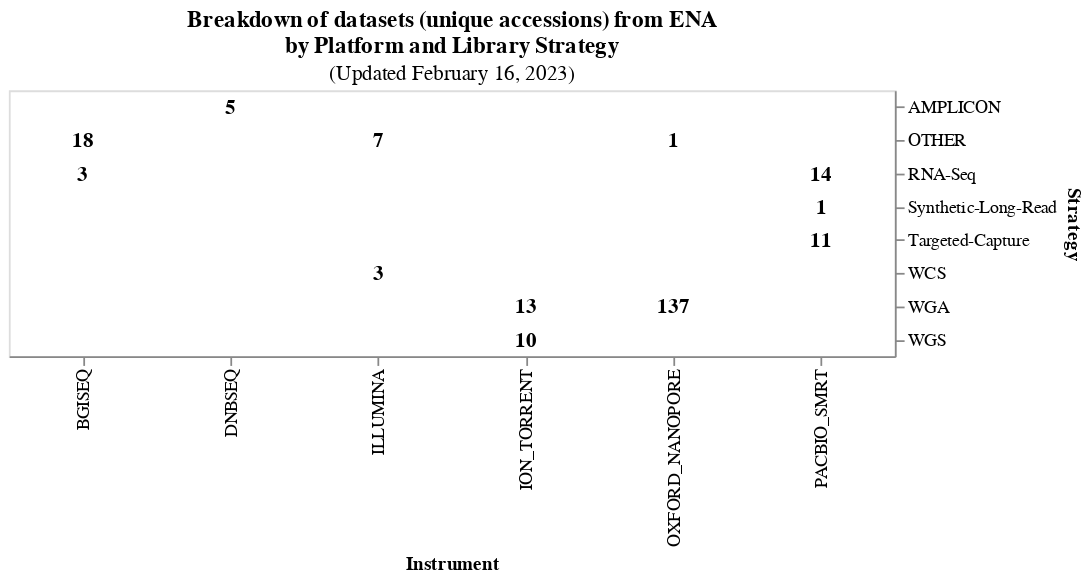

Here is the notebook cell this chart was saved with:
### Code cell
front = back.mark_text(
    align="center",
    baseline="middle",
    fontSize=12,
    fontWeight="bold",
).encode(
    text=alt.Text("run_accession:Q",format=",.0f"),
    color=alt.condition(
        alt.datum.run_accession > 200,
        alt.value("white"),
        alt.value("black")
    )
)

front

### Figure 1 — Vega-Lite specification as saved in the notebook (floating-point values rounded to 4 significant figures)
{"config": {"view": {"continuousWidth": 400, "continuousHeight": 300}}, "data": {"name": "data-112390675ef7a43e38b2c06afe6a953a"}, "mark": {"type": "text", "align": "center", "baseline": "middle", "fontSize": 12, "fontWeight": "bold"}, "encoding": {"color": {"condition": {"value": "white", "test": "(datum.run_accession > 200)"}, "value": "black"}, "text": {"field": "run_accession", "format": ",.0f", "type": "quantitative"}, "tooltip": [{"field": "instrument_platform", "title": "Machine", "type": "nominal"}, {"field": "run_accession", "title": "Number of runs", "type": "quantitative"}, {"field": "library_strategy", "title": "Protocol", "type": "nominal"}], "x": {"field": "instrument_platform", "title": "Instrument", "type": "nominal"}, "y": {"axis": {"orient": "right"}, "field": "library_strategy", "title": "Strategy", "type": "nominal"}}, "height": 150, "title": {"text": ["Breakdown of datasets (unique accessions) from ENA", "by Platform and Library Strategy"], "subtitle": "(Updated February 16, 2023)"}, "width": 500, "$schema": "https://vega.github.io/schema/vega-lite/v4.17.0.json", "datasets": {"data-112390675ef7a43e38b2c06afe6a953a": [{"instrument_platform": "BGISEQ", "library_strategy": "OTHER", "run_accession": 18}, {"instrument_platform": "BGISEQ", "library_strategy": "RNA-Seq", "run_accession": 3}, {"instrument_platform": "DNBSEQ", "library_strategy": "AMPLICON", "run_accession": 5}, {"instrument_platform": "ILLUMINA", "library_strategy": "AMPLICON", "run_accession": 77943}, {"instrument_platform": "ILLUMINA", "library_strategy": "OTHER", "run_accession": 7}, {"instrument_platform": "ILLUMINA", "library_strategy": "RNA-Seq", "run_accession": 556}, {"instrument_platform": "ILLUMINA", "library_strategy": "Targeted-Capture", "run_accession": 239}, {"instrument_platform": "ILLUMINA", "library_strategy": "WCS", "run_accession": 3}, {"instrument_platform": "ILLUMINA", "library_strategy": "WGA", "run_accession": 1511}, {"instrument_platform": "ILLUMINA", "library_strategy": "WGS", "run_accession": 946}, {"instrument_platform": "ION_TORRENT", "library_strategy": "AMPLICON", "run_accession": 1785}, {"instrument_platform": "ION_TORRENT", "library_strategy": "WGA", "run_accession": 13}, {"instrument_platform": "ION_TORRENT", "library_strategy": "WGS", "run_accession": 10}, {"instrument_platform": "OXFORD_NANOPORE", "library_strategy": "AMPLICON", "run_accession": 7289}, {"instrument_platform": "OXFORD_NANOPORE", "library_strategy": "OTHER", "run_accession": 1}, {"instrument_platform": "OXFORD_NANOPORE", "library_strategy": "RNA-Seq", "run_accession": 307}, {"instrument_platform": "OXFORD_NANOPORE", "library_strategy": "WGA", "run_accession": 137}, {"instrument_platform": "OXFORD_NANOPORE", "library_strategy": "WGS", "run_accession": 230}, {"instrument_platform": "PACBIO_SMRT", "library_strategy": "AMPLICON", "run_accession": 8601}, {"instrument_platform": "PACBIO_SMRT", "library_strategy": "RNA-Seq", "run_accession": 14}, {"instrument_platform": "PACBIO_SMRT", "library_strategy": "Synthetic-Long-Read", "run_accession": 1}, {"instrument_platform": "PACBIO_SMRT", "library_strategy": "Targeted-Capture", "run_accession": 11}]}}
